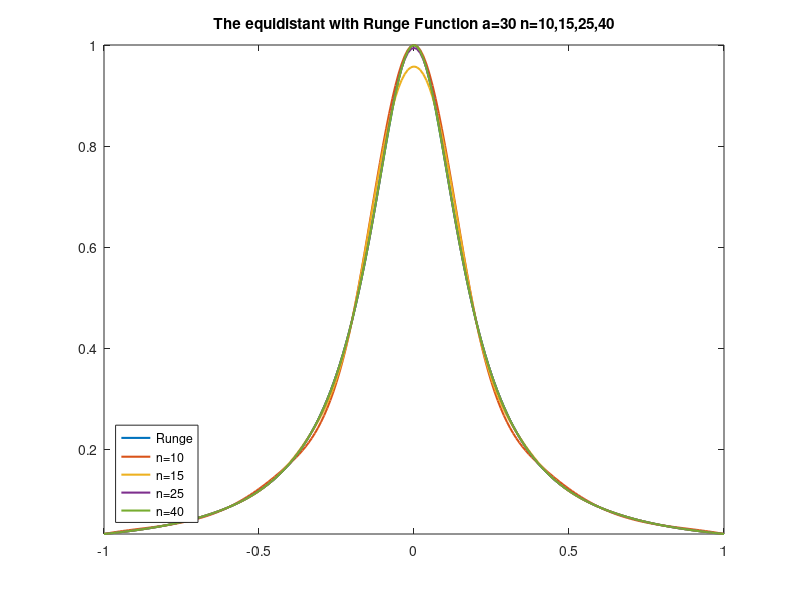

MATLAB code to generate this figure:
%Q3_a
clear
clf

x = -1:0.01:1;
f = @(x) 1 ./ (1 + 30.*x.^2);
y = f(x)
plot(x,y,'Linewidth',1.5);
hold on

n = [10,15,25,40];
for i = 1:length(n)
    z = -1:2/n(i):1;
    y1 = 1 ./ (1 + 30.*z.^2);
    s=spline(z,y1);
    y2= spline(z,y1,x);
    plot(x,y2,'Linewidth',1.5);
    hold on
    end 


title('The equidistant with Runge Function a=30 n=10,15,25,40')
legend({'Runge','n=10','n=15','n=25','n=40'},'Location','southwest')
axis tight